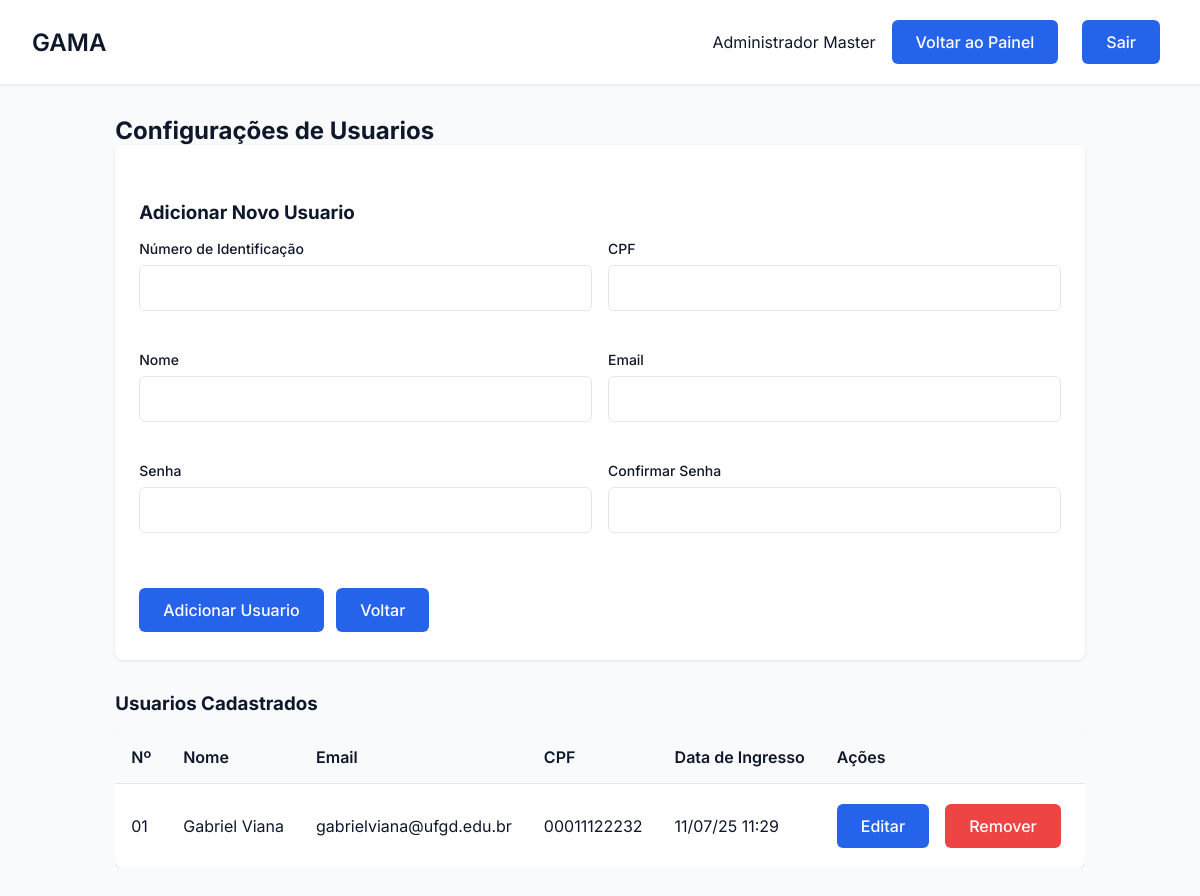
Page /usuario/config_usuarios (signed in) on the earlier database version.
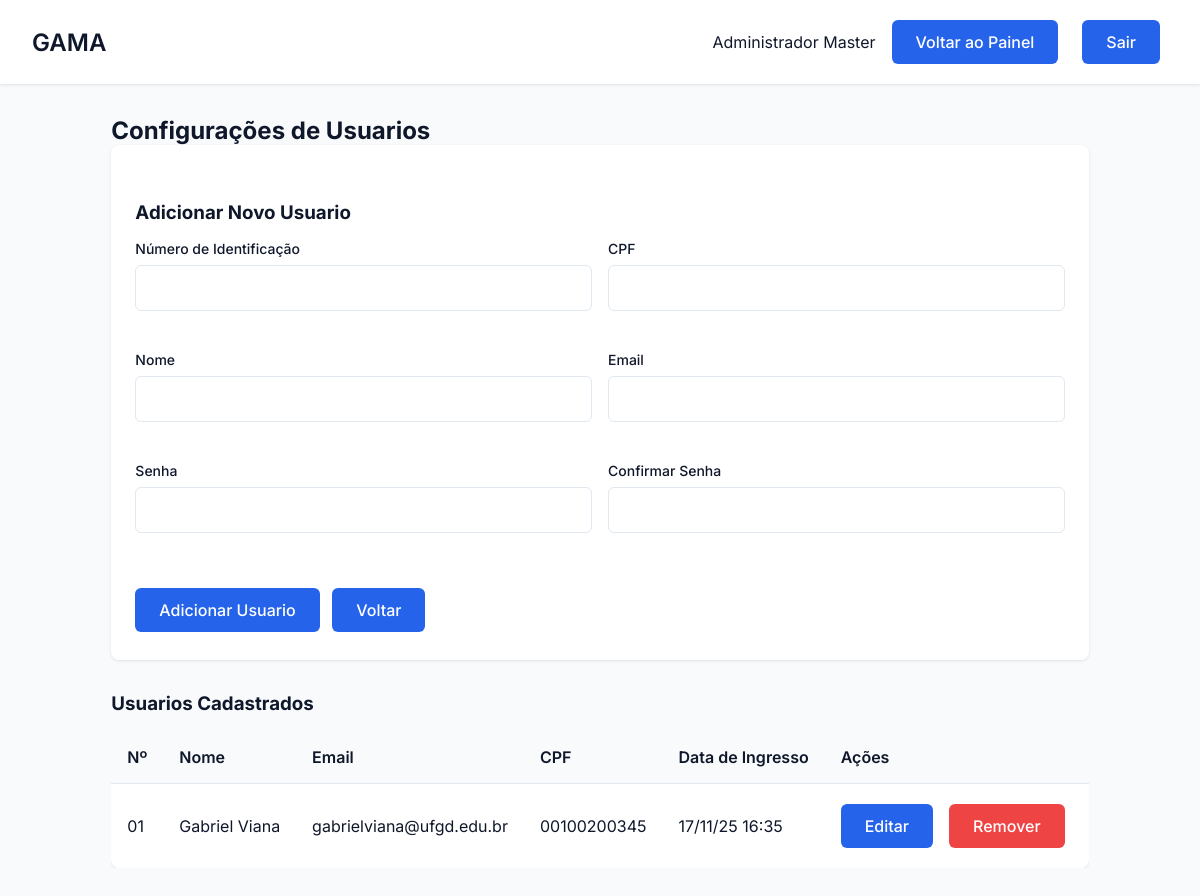
Same page on the later database version.
### tables this page shows
CREATE TABLE Usuario (
        id_usuario TEXT PRIMARY KEY,
        cpf_usuario TEXT NOT NULL,
        nome TEXT NOT NULL,
        email TEXT NOT NULL,
        senha TEXT NOT NULL,
        tipo TEXT NOT NULL CHECK (tipo IN ('administrador', 'usuario')),
        data_ingresso DATETIME NOT NULL,
        data_saida DATETIME
    );

### gama/routes/usuario_routes.py (the view, shortened to what this page needs)
@usuario_bp.route('/config_usuarios', methods=['GET', 'POST'])
def config_usuarios():
    if 'usuario_id' not in session or session.get('tipo') != 'administrador':
        flash('Acesso negado.', 'error')
        return redirect(url_for('auth.login'))
    usuarios_originais = Usuario.get_all()
    usuarios_processados = []
    for usuario_tupla in usuarios_originais:
        usuario_lista = list(usuario_tupla)
        data_ingresso = usuario_lista[6]
        if isinstance(data_ingresso, str):
            try:
                usuario_lista[6] = datetime.strptime(data_ingresso.split('.')[0], '%Y-%m-%d %H:%M:%S')
            except ValueError:
                print(f"AVISO: Não foi possível converter a data '{data_ingresso}' para o usuario {usuario_lista[0]}.")
                usuario_lista[6] = data_ingresso
        usuarios_processados.append(tuple(usuario_lista))
    return render_template('config_usuarios.html', usuarios=usuarios_processados, nome=session.get('nome'))

### app.py (called while the page is built)
@app.before_request
def make_session_permanent():
    session.permanent = True

### gama/database/database.py (called while the page is built)
def conectar():
    diretorio_db = "gama/database"
    if not os.path.exists(diretorio_db):
        os.makedirs(diretorio_db)
    return sqlite3.connect(f"{diretorio_db}/editais.db")

### gama/models/usuario.py (called while the page is built)
    @staticmethod
    def get_all():
        conn = conectar()
        cursor = conn.cursor()
        try:
            cursor.execute("SELECT * FROM Usuario WHERE tipo = 'usuario'")
            return cursor.fetchall()
        except sqlite3.Error as e:
            print(f"Erro ao buscar usuários: {e}")
            return []
        finally:
            conn.close()

### gama/templates/config_usuarios.html (shortened to what the changed rows need)
<!DOCTYPE html>
<html lang="pt-BR">
<head>
    <link rel="stylesheet" href="{{ url_for('static', filename='css/estilo.css') }}">
    <link rel="stylesheet" href="{{ url_for('static', filename='css/usuarios.css') }}">
    <link rel="stylesheet" href="{{ url_for('static', filename='css/dashboard.css') }}">
    <link rel="stylesheet" href="https://cdnjs.cloudflare.com/ajax/libs/font-awesome/6.5.0/css/all.min.css">
</head>
<body>
    <div class="dashboard">
        <header class="dashboard-header">
            <nav class="dashboard-nav container">
                <h1 class="dashboard-title">GAMA</h1>
            </nav>
        </header>
        <main class="dashboard-content container">
            <h2>Configurações de Usuarios</h2>
            <div class="tabela-container">
                <table class="table">
                    <thead>
                        <tr>
                            <th>Nº</th>
                            <th>Nome</th>
                            <th>Email</th>
                            <th>CPF</th>
                            <th>Data de Ingresso</th>
                            <th>Ações</th>
                        </tr>
                    </thead>
                    <tbody>
                        {% for usuario in usuarios %}
                        <tr>
                            <td>{{ usuario[0] }}</td>
                            <td>{{ usuario[2] }}</td>
                            <td>{{ usuario[3] }}</td>
                            <td>{{ usuario[1] }}</td>
                            <td>{{ usuario[6].strftime('%d/%m/%y %H:%M') }}</td>
                            <td class="acoes">
                                <button class="btn btn-secundario" onclick="openEditModal('{{ usuario[0] }}', '{{ usuario[2] }}', '{{ usuario[3] }}', '{{ usuario[1] }}')">Editar</button>
                                <form action="{{ url_for('usuarios.remover_usuario', id_usuario=usuario[0]) }}" method="POST" class="inline-form" onsubmit="return confirm('Tem certeza que deseja remover este usuario?');">
                                    <button type="submit" class="btn btn-perigo">Remover</button>
                                </form>
                            </td>
                        </tr>
                        {% endfor %}
                    </tbody>
                </table>
            </div>
        </main>
    </div>
</body>
</html>

Differences in the rows shown:
changed Usuario "Gabriel Viana": cpf_usuario "00011122232" → "00100200345"; usuario "11/07/25 11:29" → "17/11/25 16:35"
